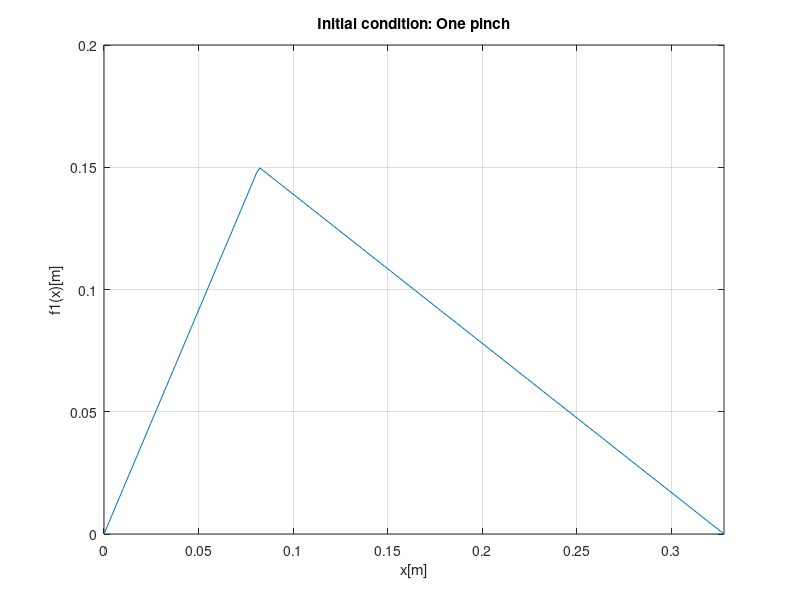
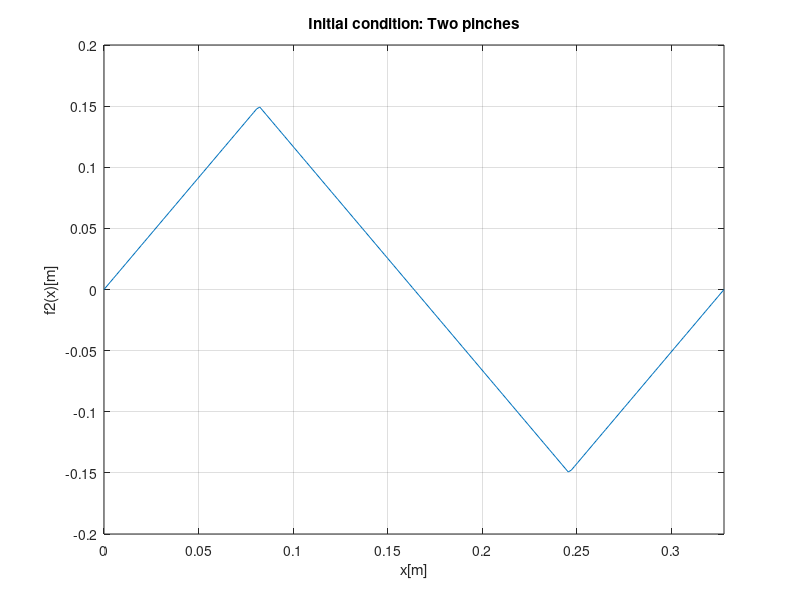
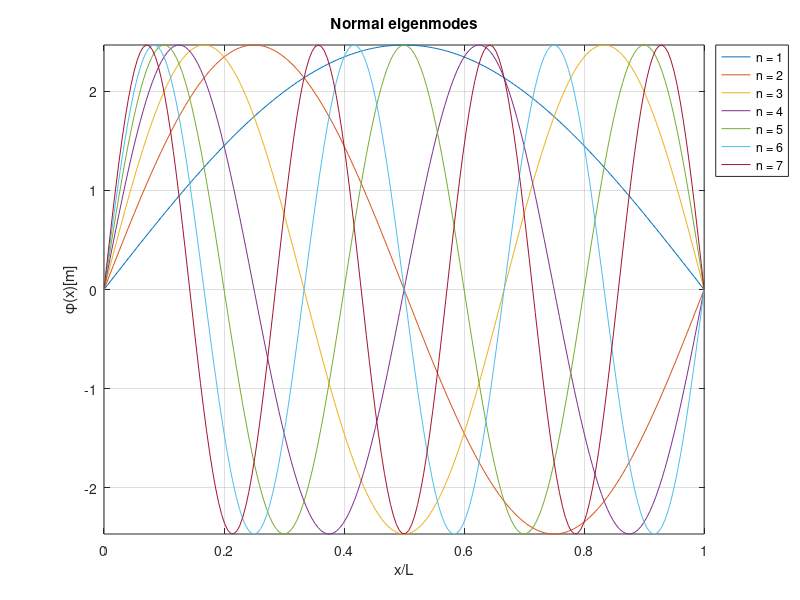

MATLAB code to generate these figures, in order: (Note: this script raises an error after producing the figures.)
clear all; %initialize the program clearing and closing all previous variables
close all;

%1. Define input data and discretization parameters of time

L=0.328; %Lenght of the string
rho=0.660E-3; %Density of the string
F=55.0; %Tension over the string
c=sqrt(F/rho); %Wave speed


gamma=400; % being gamma proportional to damping factor (multiply by c^2/2)

tmax=log(100)/gamma;

nst=13;
t = linspace(0, tmax, nst); % Discretize time over time in which atenues a factor of 10^-2


%2. Define array in space
npt=200;
step=L/npt;
x=linspace(0,L,npt);

%3. Computing initial conditions

%Let us define the two possible pinches

f1 = zeros(1, npt); % Initial displacement two pinches
f2 = zeros(1, npt); % Initial displacement two pinches

%Define parameters for the initial conditions
z1=0.15;
p1=L/4;

z2=-0.15;
p2=(3/4)*L;

%Initial deformations: two types

%One pinch f1(x)

for i=1:npt
    if (x(i)<=p1)
        f1(i)=z1*x(i)/p1;
    else 
        f1(i)=z1*(x(i)-L)/(p1-L);
    end    
end

%Two pinches f2(x)

for i=1:npt
    if (x(i)<=p1)
        f2(i)=z1*x(i)/p1;
    else 
        if (x(i)<=p2)
            f2(i)=((z1-z2)/(p1-p2))*(x(i)-p1)+z1;
        else 
            f2(i)=(z2*(x(i)-L))/(p2-L);
        end
    end    
end

%And the initial distribution of the velocity field g(x):

for i=1:npt
    g(i)=0;
end

%Plotting initial deformations:

figure(1);
plot(x,f1);
title('Initial condition: One pinch');
xlabel('x[m]');
ylabel('f1(x)[m]');
xlim([0,L]);
grid on;
saveas(gcf, 'OnePinchCondition.png');


figure(2);
plot(x,f2);
title('Initial condition: Two pinches');
xlabel('x[m]');
ylabel('f2(x)[m]');
xlim([0,L]);
grid on;
saveas(gcf, 'TwoPinchesCondition.png');

%4. Compute normal modes

%Now let us compute the normal modes
nmax=30;

for n=1:nmax
    for i=1:npt
        phi(n,i)=sqrt(2/L)*sin(n*pi*x(i)/L);
    end
end

%Let's plot the first seven
for n=1:7
 figure(3);
 plot(x/L,phi(n,:)); hold on;
 legendEntries{n} = sprintf('n = %d', n); % Store legend string for each plot
end

 xlim([0,1]); ylim([-sqrt(2/L),sqrt(2/L)]);
 legend(legendEntries, 'Location', 'northeastoutside');
 title('Normal eigenmodes');
 xlabel('x/L');
 ylabel('\phi(x)[m]');
 grid on;
 saveas(gcf, 'Eigenmodes.png');

%5. Display values in a table respecting significant digit rule

%Let us print some values

% print a table

for n=1:nmax
    k(n) = n*pi/L;
    omega(n)=n*pi*c/L;
    Omega(n) = sqrt((n*pi*c/L)^2-gamma^2);
    nu(n) = Omega(n)/(2*pi);  
    period(n) = 1/nu(n);  
end 
header{1}='n'; header{2}='k_{n}'; header{3}='\omega_{n}'; header{4}='\Omega_{n}'; header{5}='\nu_{n}'; header{6}='T_{n}=\nu_{n}^{-1}';   
printtable([(1:nmax)' k' omega' Omega' nu' period'], 'ColName', header, 'Precision',[1 3 3 3 3 3]);

%Let us make a graph to compare normal modes frequencies and damped ones
%with respect to \gamma


% Define the range of gamma
gammav = linspace(10, omega(1)/2, 100); % gamma from 10 to omega_1/2 with 100 points

%Let us consider the first eigenmode n=1
omega_1 = pi * c / L; % Constant omega_n for each n=1
Omega_1 = sqrt((omega_1)^2 - gammav.^2); % Omega_1 as a function of gamma

% Plot omega_1 vs gamma (dotted line)
figure;
plot(gammav, omega_1 * ones(size(gammav)), 'b:', 'LineWidth', 2); % Dotted line for omega_n
hold on;
% Plot Omega_n vs gamma (solid line)
plot(gammav, Omega_1, 'r-', 'LineWidth', 1); % Solid line for Omega_n
xlabel('\gamma [Hz]', 'FontSize', 12);   % Label for the x-axis
ylabel('\omega_1 and \Omega_1 [Hz]', 'FontSize', 12); % Label for the y-axis
title('Plot of \omega_1 and \Omega_1 vs. \gamma', 'FontSize', 14);
legend('\omega_1', '\Omega_1', 'Location', 'northeast');
grid on;
saveas(gcf, 'OmegasVsgamma.png');


%6. Test numerically the orthonormalisation with a table

%Let us verify orthonormalization


% Initialize the overlap matrix
overlapCol= zeros(n, 1);

% Compute the overlap integral for each pair of eigenfunctions
for i = 1:nmax
        % Compute the overlap integral using the trapezoidal rule
        overlapCol(i, :) = trapz(x, phi(i, :) .* phi(i, :));
end

% Display the overlap matrix
disp('Overlap:');
disp(overlapCol);


for i=1:nmax
    n(i) = i;      
    overlap(i) = overlapCol(i);  
end 
header{1}='n'; header{2}='<\phi_{n},\phi_{n}>';   
printtable([(1:nmax)' overlap'], 'ColName', header, 'Precision',[1 3]);

%7. Overlap with the initial conditions

% Initialize arrays to store overlap results
overlap_f = zeros(nmax, 1); % Overlap of f1 with each eigenfunction
overlap_g = zeros(nmax, 1); % Overlap of f2 with each eigenfunction

% Loop over each eigenfunction (mode number n)
for n = 1:nmax    
    % Compute the overlap of f1(x) with phi_n(x) using trapz
    overlap_f(n) = trapz(x, f2 .* phi(n,:));
    
    % Compute the overlap of f2(x) with phi_n(x) using trapz
    overlap_g(n) = trapz(x, g .* phi(n,:));
end

%Displaying the table

for i=1:nmax
    n(i) = i;      
    overlapwith_f(i) = overlap_f(i);
    overlapwith_g(i) = overlap_g(i);
end 
header{1}='n'; header{2}='<\phi_{n},f>'; header{3}='<\phi_{n},g>';   
printtable([(1:nmax)' overlapwith_f' overlapwith_g'], 'ColName', header, 'Precision',[1 3 3]);

% 8. Truncate series and plot

% Fourier series reconstruction for f2 and g
f_fourier = zeros(1, npt); % Initialize Fourier series for f2
g_fourier = zeros(1, npt); % Initialize Fourier series for g

for n = 1:nmax
    f_fourier = f_fourier + overlap_f(n) * phi(n, :); % Sum Fourier terms for f2
    g_fourier = g_fourier + overlap_g(n) * phi(n, :); % Sum Fourier terms for g
end

% Plotting original functions and their Fourier series expansions:
figure;
subplot(2, 1, 1);
plot(x, f2, 'b', 'LineWidth', 1); hold on;
plot(x, f_fourier, 'r--', 'LineWidth', 1);
title('Original two pinches f(x) and its Fourier series approx.');
legend('f(x)', 'Fourier series approx');
xlabel('x[m]');
ylabel('f(x)[m]');
xlim ([0 L]);
grid on;

subplot(2, 1, 2);
plot(x, g, 'b', 'LineWidth', 1); hold on;
plot(x, g_fourier, 'r--', 'LineWidth', 1);
title('Initial distribution of the velocity field g(x) and its Fourier series approx.');
legend('g(x)', 'Fourier Series approx');
xlabel('x[m]');
ylabel('g(x)[m/s]');
xlim ([0 L]);
grid on;

saveas(gcf, 'FourierApproximation.png');

% Compute the R^2 coefficient for f2
f2_mean = mean(f2); % Mean of the original f2
SS_res_f2 = sum((f2 - f_fourier).^2); % Residual sum of squares for f2
SS_tot_f = sum((f2 - f2_mean).^2); % Total sum of squares for f2
R2_f2 = 1 - SS_res_f2 / SS_tot_f; % R^2 for f2

% Compute the R^2 coefficient for g
g_mean = mean(g); % Mean of the original g
SS_res_g = sum((g - g_fourier).^2); % Residual sum of squares for g
SS_tot_g = sum((g - g_mean).^2); % Total sum of squares for g
R2_g = 1 - SS_res_g / SS_tot_g; % R^2 for g

% Display the R^2 values
fprintf('R^2 for f(x) Fourier series approximation: %.4f\n', R2_f2);
fprintf('R^2 for g(x) Fourier series approximation: %.4f\n', R2_g);

% Evaluate goodness of fit using the gof function for f and g
gof_f = gof(f_fourier, f2);
gof_g = gof(g_fourier, g);


% Display the results

disp('Goodness of fit for f(x) and its Fourier series expansion:');
disp(gof_f);

disp('Goodness of fit for g(x) and its Fourier series expansion:');
disp(gof_g);

%9. ploting succesive paterns of the amplitude

% Time evolution of the wavefunction Psi(x, t) for f1 pinch
Psi = zeros(nst, npt); % Initialize wavefunction Psi(x, t)

for n = 1:nmax
    omega_n = (n * pi * c) / L; % Angular frequency for mode n
    for j = 1:nst
        Psi(j, :) = Psi(j, :) + phi(n,:)*((overlap_f(n)) .* cos(omega_n*t(j)))*exp(-gamma*t(j));
    end
end

% Plot successive amplitude patterns for the wavefunction Psi(x, t)
figure;
hold on;

% Define a color map for better distinction between patterns
colors = jet(nst);

% Plot with labels for each pattern corresponding to a time step
for j = 1:nst
    plot(x, Psi(j, :), 'Color', colors(j, :), 'LineWidth', 1.5); % Plot the spatial wave pattern for each time step
    % Add label for each time step
    labels{j} = sprintf('t = %.3f s', t(j));
end

title('Successive amplitude patterns for \Psi(x,t) over one period');
xlabel('x[m]');
ylabel('Displacement[m]');
grid on;

% Add a legend with labels for the successive patterns
legend(labels, 'Location', 'northeastoutside');
hold off;
hold off;
saveas(gcf,'SuccesiveAmplitudePatterns.png');

% 10. Making a movie

% Set video parameters
fps = 60; % Frames per second for video
duration = tmax; % Total time duration (matching original request)
nframes = 283; % 100 frames for smooth video
time_values = linspace(0, duration, nframes); % Discretized time

% Prepare video writer
v = VideoWriter('dampedvibratingstring_two_pinches.mp4', 'MPEG-4');
v.FrameRate = fps; % Set frames per second
open(v); % Open the video file for writing

% Initialize figure for plotting
figure;

% Loop through 100 frames and plot the wavefunction evolution
for j = 1:nframes
    % Compute wavefunction for the current frame (cosine and sine evolution)
    Psi = zeros(1, npt);
    for n = 1:nmax
        omega_n = (n * pi * c) / L; % Angular frequency for mode n
        % Full wavefunction evolution with A_n (cosine term) and B_n (sine term)
         Psi = Psi + phi(n, :)*((overlap_f(n)).*cos(omega_n*time_values(j)))*exp(-gamma*time_values(j));
    end

    % Plot the wavefunction at the current time step
    plot(x, Psi, 'b', 'LineWidth', 2);
    title(sprintf('String Vibration at t = %.3f s, \\gamma = %.2f', time_values(j), gamma));
    xlabel('x[m]');
    ylabel('Displacement[m]');
    grid on;
    axis([0 L -0.4 0.4]); % Fixed axis limits for better visualization
    drawnow;

    % Capture the frame
    frame = getframe(gcf);

    % Write the frame to the video
    writeVideo(v, frame);
end

% Close the video writer
close(v); 

disp('The wavefunction evolution video with two pinches has been saved as dampedvibratingstring_two_pinches.mp4');